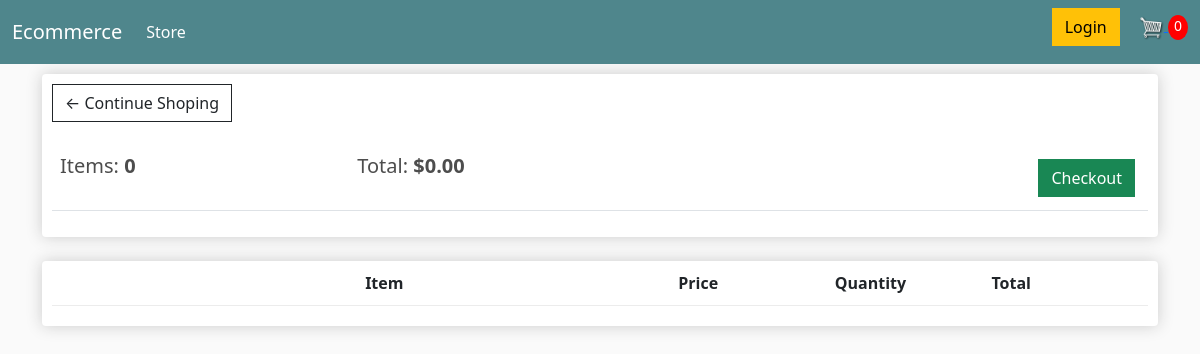
The page /cart/ (signed in) on the database as committed earlier.
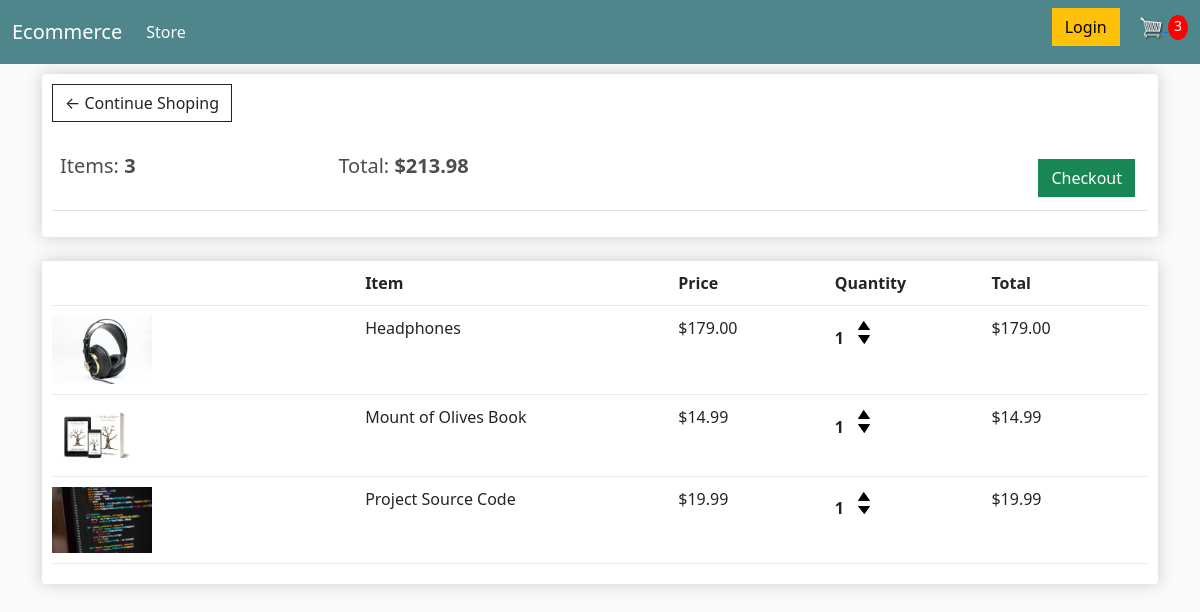
The same page on the database as committed later.
### store/models.py (models this page shows, shortened)
class Order(models.Model):
    customer = models.ForeignKey(Customer, on_delete=models.SET_NULL, null=True, blank=True)
    date_ordered = models.DateTimeField(auto_now_add=True)
    order_completion = models.BooleanField(default=False, null=True, blank=False)
    transaction_id = models.CharField(max_length=50, null=True)
    @property
    def get_cart_total(self):
        orderitems = self.orderitem_set.all()
        total = sum([item.get_total for item in orderitems])
        return total
    @property
    def get_cart_items(self):
        orderitems = self.orderitem_set.all()
        total = sum([item.quantity for item in orderitems])
        return total

class OrderItem(models.Model):
    product = models.ForeignKey(Product, on_delete=models.SET_NULL, null=True, blank=True)
    order = models.ForeignKey(Order, on_delete=models.SET_NULL, null=True, blank=True)
    quantity = models.IntegerField(default=0, null=True, blank=True)
    date_added = models.DateTimeField(auto_now_add=True)
    @property
    def get_total(self):
        total = self.product.price * self.quantity
        return total

class Product(models.Model):
    name = models.CharField(max_length=200, null=True)
    price = models.DecimalField(max_digits=7, decimal_places=2)
    digital = models.BooleanField(default=False, null=True, blank=False)
    image = models.ImageField(null=True, blank=True)
    @property      #this decorator will make this as attributes not method
    def image_url(self):
        try:
            url = self.image.url
        except:
            url = ""
        return url

### store/views.py (the view)
# urls.py: path('cart/', cart, name='cart'),
def cart(request):
    data = cartData(request)
    cartItems = data['cartItems']
    items = data['items']
    order = data['order']
    context= {'items':items, 'order':order, 'cartItems': cartItems}
    return render(request, 'store/cart.html',context)

### store/utils.py (called while the page is built)
def cartData(request):
    if request.user.is_authenticated:
        customer = request.user.customer
        order, created = Order.objects.get_or_create(customer=customer, order_completion=False)
        items = order.orderitem_set.all()
        cartItems = order.get_cart_items
    else:
        cookieData = cookieCart(request)
        cartItems = cookieData['cartItems']
        items = cookieData['items']
        order = cookieData['order']
    return {'items':items, 'order':order, 'cartItems': cartItems}

### store/templates/store/cart.html
{% extends 'store/main.html' %}
{% load static %}
{% block content %}
<div class="row">
    <div class="col-lg-12">
        <div class="box-element">
            <a class="btn btn-outline-dark" href="{% url 'store' %}">&#x2190; Continue Shoping</a>
            <br>
            <br>
            <table class="table">
                <tr>
                    <th><h5>Items: <strong>{{ order.get_cart_items }}</strong></h5></th>
                    <th><h5>Total: <strong>${{ order.get_cart_total|floatformat:2 }}</strong></h5></th>
                    <th>
                        <a style="float:right; margin: 5px" class="btn btn-success" href="{% url 'checkout' %}">Checkout</a>
                    </th>
                </tr>
            </table>
        </div>
        <br>
        <div class="box-element">
            <div class="cart-row">
                <div style="flex:2"></div>
                <div style="flex:2"><strong>Item</strong></div>
                <div style="flex:1"><strong>Price</strong></div>
                <div style="flex:1"><strong>Quantity</strong></div>
                <div style="flex:1"><strong>Total</strong></div>
            </div>
            {% for item in items %}
                <div class="cart-row">
                    <div style="flex:2"><img class="row-image" src="{{ item.product.image_url }}"></div>
                    <div style="flex:2">{{ item.product.name }}</div>
                    <div style="flex:1">${{ item.product.price|floatformat:2 }}</div>
                    <div style="flex:1">
                        <p class="quantity">{{ item.quantity }}</p>
                        <div class="quantity">
                            <img data-product={{ item.product.id }} data-action="add" class="chg-quantity update-cart" src="{% static 'images/arrow-up.png' %}">
                            <img data-product={{ item.product.id }} data-action="remove" class="chg-quantity update-cart" src="{% static 'images/arrow-down.png' %}">
                        </div>
                    </div>
                    <div style="flex:1">${{ item.get_total|floatformat:2 }}</div>
                </div>
            {% endfor %}
        </div>
    </div>
</div>
{% endblock content %}

### store/templates/store/main.html (shortened to what this page needs)
<!DOCTYPE html>
{% load static %}
<html>
    <head>
        <link href="https://cdn.jsdelivr.net/npm/bootstrap@5.2.1/dist/css/bootstrap.min.css" rel="stylesheet">
        <link rel="stylesheet" type="text/css" href="{% static 'css/main.css' %}">
    </head>
    <body>
        <nav class="navbar navbar-expand-lg navbar-dark bg-dark">
            <div class="container-fluid">
              <a class="navbar-brand" href="{% url 'store' %}">Ecommerce</a>
              <div class="collapse navbar-collapse" id="navbarSupportedContent">
                <ul class="navbar-nav me-auto mb-2 mb-lg-0">
                  <li class="nav-item">
                    <a class="nav-link active" aria-current="page" href="{% url 'store' %}">Store</a>
                </ul>
                <div class="form-inline my-2 my-lg-0">
                    <a href="#" class="btn btn-warning">Login</a>
                    <a href="{% url 'cart' %}">
                        <img id="cart-icon" src={% static 'images/6+cart.png' %}>
                    </a>
                    <p id="cart-total">{{ cartItems }}</p>
                </div>
              </div>
            </div>
          </nav>
        <div class="container">
            {% block content %}
            {% endblock content %}
        </div>
    </body>
</html>

### static/css/main.css (style rules this page uses)
body { background-color: hsl(0, 0%, 98%); }
h1,h2,h3,h4,h5,h6 { color:hsl(0, 0%, 30%); }
.box-element { box-shadow:hsl(0, 0%, 80%) 0 0 16px; background-color: #fff; border-radius: 4px; padding: 10px; }
.bg-dark { background-color: #4f868c!important; }
#cart-icon { width:25px; display: inline-block; margin-left: 15px; }
#cart-total { display: inline-block; text-align: center; color:#fff; background-color: red; width: 20px; height: 25px; border-radius: 50%; font-size: 14px; }
.col-lg-4, .col-lg-6, .col-lg-8, .col-lg-12 { margin-top: 10px; }
.btn { border-radius: 0; }
.row-image { width: 100px; }
.cart-row { display: flex; align-items: flex-stretch; padding-bottom: 10px; margin-bottom: 10px; border-bottom: 1px solid #ececec; }
.quantity { display: inline-block; font-weight: 700; padding-right:10px; }
.chg-quantity { width: 12px; cursor: pointer; display: block; margin-top: 5px; transition:.1s; }

Rows that differ between the two databases and show on the page:
computed for Order: get_cart_items "0" → "3"; get_cart_total "0.00" → "213.98"
added OrderItem: product.image_url (picture), product.name "Headphones", product.price "179.00", quantity "1", get_total "179.00"
added OrderItem: product.image_url (picture), product.name "Mount of Olives Book", product.price "14.99", quantity "1", get_total "14.99"
added OrderItem: product.image_url (picture), product.name "Project Source Code", product.price "19.99", quantity "1", get_total "19.99"
Other text that changed with them:
{{ cartItems }}: "0" → "3"
